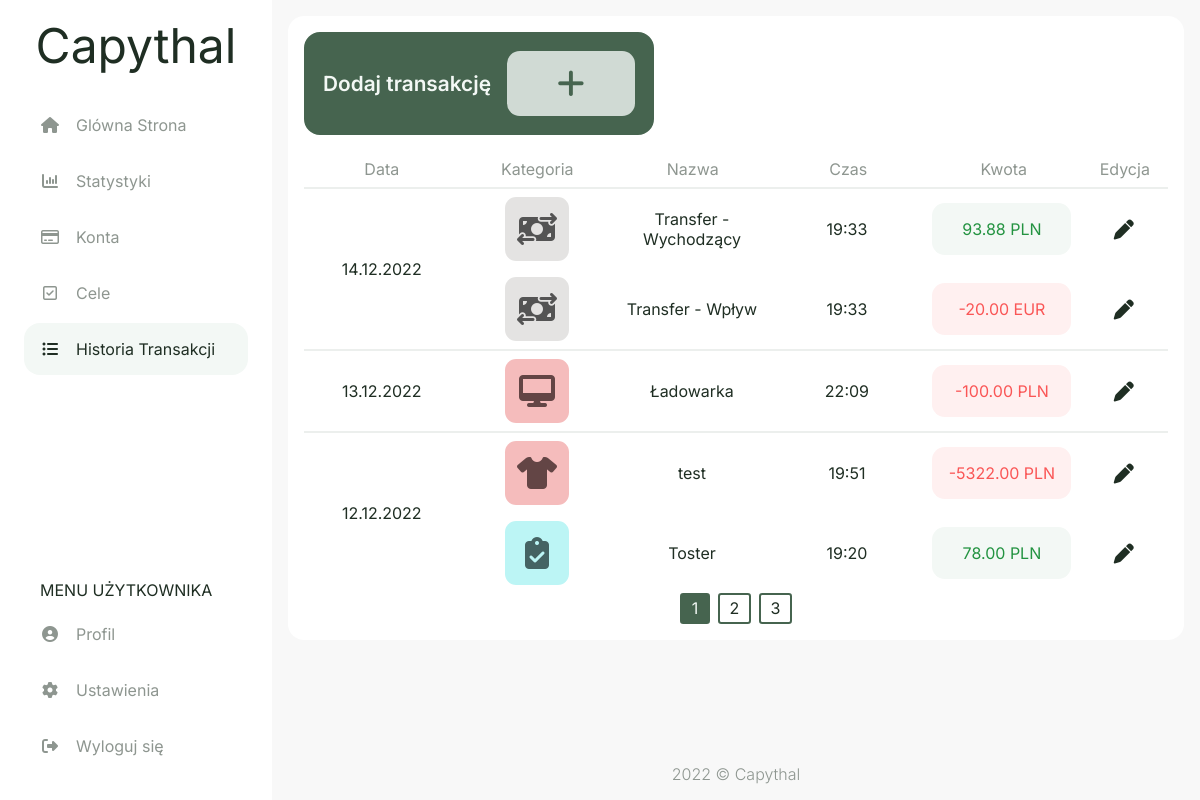
The app's page /history (signed in), older data.
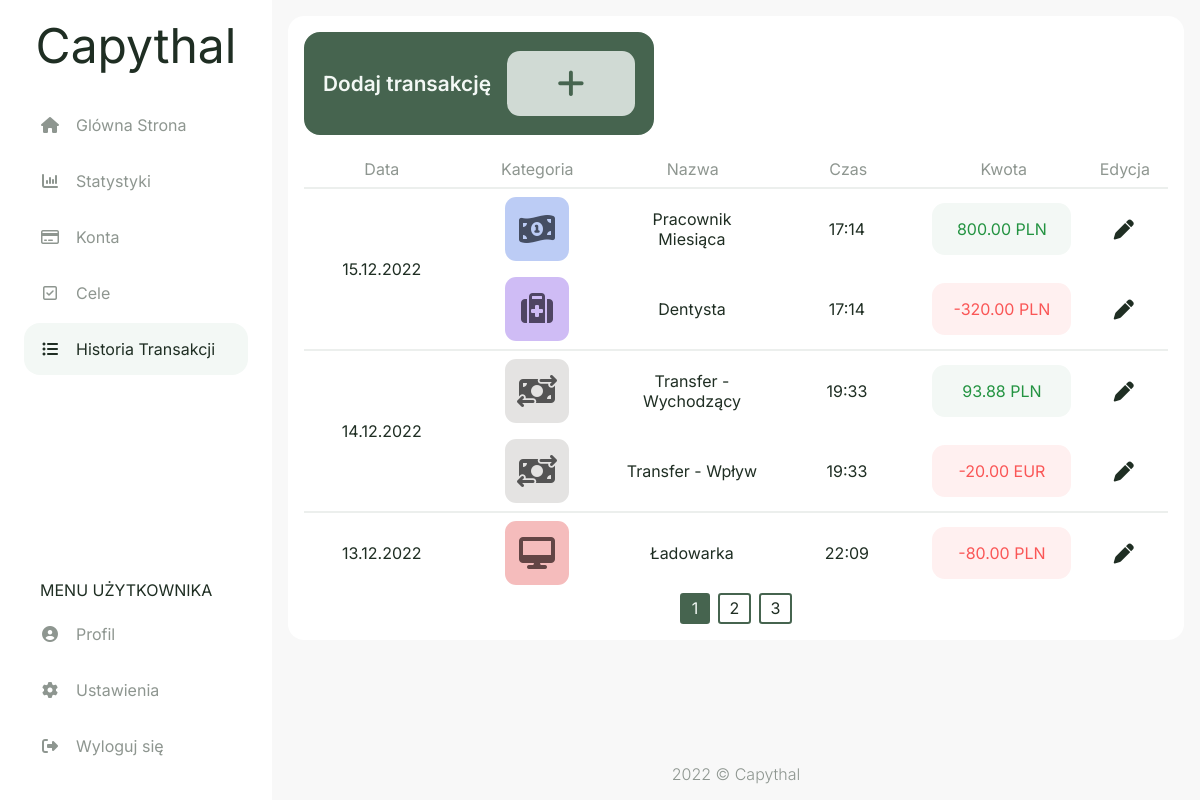
The same page, newer data.
### capythal/models.py (models this page shows, shortened)
class transaction(db.Model):
    id = db.Column(db.Integer, primary_key=True)
    account_id = db.Column(db.Integer, db.ForeignKey('account.id'), nullable=False)
    category_id = db.Column(db.Integer, db.ForeignKey('category.id'), nullable=False)
    tr_type_id = db.Column(db.Integer, db.ForeignKey('tr_type.id'), nullable=False)
    name = db.Column(db.String(50), nullable=False)
    amount = db.Column(db.Numeric(12,2), nullable=False)
    date = db.Column(db.Date, nullable=False , default=datetime.today)
    time = db.Column(db.Time, nullable=False , default=datetime.now().time())

class style(db.Model):
    id = db.Column(db.Integer, primary_key=True)
    name = db.Column(db.String(20), nullable=False)
    name_pl = db.Column(db.String(20), nullable=False)
    category = db.relationship("category", backref="style", lazy=True)
    account = db.relationship("account", backref="style", lazy=True)
    goal = db.relationship("goal", backref="style", lazy=True)

class category(db.Model):
    id = db.Column(db.Integer, primary_key=True)
    style_id = db.Column(db.Integer, db.ForeignKey('style.id'), nullable=False)
    tr_type_id = db.Column(db.Integer, db.ForeignKey('tr_type.id'), nullable=False)
    name = db.Column(db.String(20), nullable=False)
    icon = db.Column(db.String(20), nullable=False)
    transaction = db.relationship("transaction", backref="category", lazy=True)

class currency(db.Model):
    id = db.Column(db.Integer, primary_key=True)
    name = db.Column(db.String(20), nullable=False)
    account = db.relationship("account", backref="currency", lazy=True)
    settings = db.relationship("settings", backref="currency", lazy=True)

### capythal/routes.py (the view, shortened to what this page needs)
@app.route('/history', methods=['GET', 'POST'])
@login_required
def history():
    form_inc_add = addIncTrForm()
    form_exp_add = addExpTrForm()
    form_trf_add = addTrfTrForm()
    form_edit = editTrForm()
    page = request.args.get('page',1,type=int)
    transactions = db.session.query(transaction,tr_type,account,currency,category,style).join(tr_type, transaction.tr_type_id==tr_type.id).join(account, transaction.account_id==account.id).join(currency, currency.id==account.currency_id).join(category, transaction.category_id==category.id).join(style, category.style_id==style.id).filter(account.user_id == current_user.id).order_by(desc(transaction.date)).paginate(page=page, per_page=5)
    tr_dates = []
    for tr_date in transactions.items:
        if not tr_date.transaction.date in tr_dates:
            tr_dates.append(tr_date.transaction.date)
    inc_cat_list = db.session.query(category).filter(category.tr_type_id == 2)
    form_inc_add.inc_category.choices = [(i.id, i.name) for i in inc_cat_list]
    exp_cat_list = db.session.query(category).filter(category.tr_type_id == 1)
    form_exp_add.exp_category.choices = [(i.id, i.name) for i in exp_cat_list]
    user_accs = db.session.query(account,acc_type,currency).join(acc_type).join(style).join(currency).filter(account.user_id == current_user.id)
    accs_list = [(i.account.id, f"{i.account.fin_inst} - {i.acc_type.name} {i.currency.name}") for i in user_accs]
    form_inc_add.account.choices = accs_list
    form_exp_add.account.choices = accs_list
    form_trf_add.account_f.choices = accs_list
    form_trf_add.account_to.choices = accs_list
    return render_template("history.html", transactions = transactions, tr_dates = tr_dates, accs_list = accs_list, inc_cat_list = inc_cat_list, exp_cat_list = exp_cat_list, form_inc_add = form_inc_add, form_exp_add = form_exp_add, form_trf_add = form_trf_add, form_edit = form_edit)

### capythal/models.py (called while the page is built)
@login_manager.user_loader
def load_user(user_id):
    return user.query.get(int(user_id))

### capythal/templates/history.html (shortened to what this page needs)
{% extends "layout.html" %}
{% set active_page = "history" %}
{% block head %}
  {{ super() }}
  <link rel="stylesheet" href="{{ url_for('static', filename='css/history.css') }}">
  <link rel="stylesheet" href="{{ url_for('static', filename='css/modals/f-modal.css') }}">
  <link rel="stylesheet" href="{{ url_for('static', filename='css/modals/tr-modal.css') }}">
  <link rel="stylesheet" href="{{ url_for('static', filename='css/modals/etr-modal.css') }}">
{% endblock %}
{% block content %}
<div class="history-flexbox bg-white">
  <div class="buttons">
    <a href="#modal-add" class="add-tr-btn fs-3">
      <span class="fw-semibold">Dodaj transakcję</span>
      <span class="tr-plus fa fa-fw fa-xl fa-plus bg-success-secondary"></span>
    </a>
  </div>
  <div class="table-container" role="table" aria-label="Destinations">
    <div class="flex-table header" role="rowgroup">
      <div class="flex-row first-header" role="columnheader">Data</div>
      <div class="flex-row" role="columnheader">Kategoria</div>
      <div class="flex-row" role="columnheader">Nazwa</div>
      <div class="flex-row" role="columnheader">Czas</div>
      <div class="flex-row" role="columnheader">Kwota</div>
      <div class="flex-row-edit" role="columnheader">Edycja</div>
    </div>
    {% for tr_date in tr_dates %}
    <div class="flex-table row" role="rowgroup">
      <div class="flex-row rowspan first">{{ tr_date.strftime("%d.%m.%Y") }}</div>
      <div class="column">
        {% for transaction,tr_type,account,currency,category,style in transactions.items %}
          {% if transaction.date == tr_date %}
          <div class="flex-row">
            <div class="flex-cell" role="cell">
              <div class="category-square style-{{ style.name }} my-auto">
                <span class="fa fa-lg fa-{{ category.icon }}"></span>
              </div>
            </div>
            <div class="flex-cell" role="cell">{{ transaction.name }}</div>
            <div class="flex-cell cell-time" role="cell">{{ transaction.time.strftime("%-H:%M") }}</div>
            <div class="flex-cell cell-amount" role="cell">
              <div class="amount {% if tr_type.name == 'Wydatek' %}{{ 'bg-danger fc-danger' }}{% else %}{{ 'bg-success fc-success' }}{% endif %}">
                {% if tr_type.name == 'Wydatek' %}{{ "-" }}{% endif %}{{ transaction.amount }} {{ currency.name }}
              </div>
            </div>
            <div class="flex-cell-edit" role="cell">
              <a href="#modal-edit{{ transaction.id }}" class="fa fa-lg fa-pen"></a>
            </div>
          </div>
          {% endif %}
        {% endfor %}
      </div>
    </div>
    {% endfor %}
    <div class="pagination">
    {% for page_num in transactions.iter_pages(left_edge=1, right_edge=1, left_current=1, right_current=2) %}
      {% if page_num %}
        {% if transactions.page == page_num %}
          <a href="{{ url_for('history', page=page_num) }}" class="page-btn-active">{{ page_num }}</a>
        {% else %}
          <a href="{{ url_for('history', page=page_num) }}" class="page-btn">{{ page_num }}</a>
        {% endif %}
      {% else %}
        ...
      {% endif %}
    {% endfor %}
    </div>
  </div>
</div>
{% endblock %}

### capythal/templates/layout.html (shortened to what this page needs)
<!doctype html>
<html lang="pl">
  <head>
    {% block head %}
    <link rel="stylesheet" href="{{ url_for('static', filename='css/style.css') }}">
    {% endblock %}
  </head>
  <body>
    <aside id="navbar" class="navbar">
      <a class="logo fs-1" href="{{ url_for('home') }}">Capythal</a>
      <ul class="navbar-list-top">
        <li class="menu-button {{ 'active' if active_page == 'home' else '' }}">
          <a href="{{ url_for('home') }}" class="menu-button-link">
            <span class="fa fa-fw fa-home my-auto"></span>
            <span class="ml-1 fs-4">Glówna Strona</span>
          </a>
        </li>
        <li class="menu-button {{ 'active' if active_page == 'stats' else '' }}">
          <a href="{{ url_for('stats') }}" class="menu-button-link">
            <span class="fa fa-fw fa-bar-chart my-auto"></span>
            <span class="ml-1 fs-4">Statystyki</span>
          </a>
        </li>
        <li class="menu-button {{ 'active' if active_page == 'accounts' else '' }}">
          <a href="{{ url_for('accounts') }}" class="menu-button-link">
            <span class="fa fa-fw fa-credit-card my-auto"></span>
            <span class="ml-1 fs-4">Konta</span>
          </a>
        </li>
        <li class="menu-button {{ 'active' if active_page == 'goals' else '' }}">
          <a href="{{ url_for('goals') }}" class="menu-button-link">
            <span class="fa fa-fw fa-check-square-o my-auto"></span>
            <span class="ml-1 fs-4">Cele</span>
          </a>
        </li>
        <li class="menu-button {{ 'active' if active_page == 'history' else '' }}">
          <a href="{{ url_for('history') }}" class="menu-button-link">
            <span class="fa fa-fw fa-list-ul my-auto"></span>
            <span class="ml-1 fs-4">Historia Transakcji</span>
          </a>
        </li>
      </ul>
      <ul class="navbar-list-bottom">
        <li class="nav-item">
          <span class="ml-1 fs-4">MENU UŻYTKOWNIKA</span>
        </li>
        <li class="menu-button">
          <a href="{{ url_for('userpage') }}" class="menu-button-link">
            <span class="fa fa-fw fa-user-circle my-auto"></span>
            <span class="ml-1 fs-4">Profil</span>
          </a>
        </li>
        <li class="menu-button">
          <a href="" class="menu-button-link">
            <span class="fa fa-fw fa-cog my-auto"></span>
            <span class="ml-1 fs-4">Ustawienia</span>
          </a>
        </li>
        <li class="menu-button">
          <a href="{{ url_for('logout') }}" class="menu-button-link">
            <span class="fa fa-fw fa-sign-out my-auto"></span>
            <span class="ml-1 fs-4">Wyloguj się</span>
          </a>
        </li>
      </ul>
    </aside>
    <main class="main-content">
      {%block content%}
      {%endblock%}
    </main>
    <footer class="fc-secondary fw-light">
      2022 © Capythal
    </footer>
  </body>
</html>

### capythal/static/css/style.css (style rules this page uses)
html, body { padding: 0; margin: 0; }
html { height: 100%; font-family: 'Inter', sans-serif; width: 100%; }
body { background-color: #F8F8F8; color: #1F2E23; min-height: 100vh; display: flex; flex-direction: column; }
* { box-sizing: border-box; }
aside { background-color: #FFFFFF; }
a { color: #1F2E23; cursor: pointer; text-decoration: none; }
.bg-white { background-color: #FFFFFF; }
.bg-success { background-color: #F3F8F5; }
.bg-danger { background-color: #FFF0F0; }
.bg-success-secondary { background-color: #D0DAD4; }
.style-red { color: hsl(0, 18%, 33%); background-color: hsl(0, 75%, 85%); }
.style-blue { color: hsl(223, 18%, 33%); background-color: hsl(223, 75%, 85%); }
.style-violet { color: hsl(260, 18%, 33%); background-color: hsl(260, 75%, 85%); }
.style-grey { color: hsl(0, 0%, 33%); background-color: hsl(40, 5%, 89%) }
.fc-success { color: #239341; }
.fc-danger { color: #FA5656; }
.fc-secondary { color: #8E9690; }
.fw-light { font-weight: 300 !important; }
.fw-semibold { font-weight: 600 !important; }
.ml-1 { margin-left: 1rem !important; }
.my-auto { margin: auto 0; }
.navbar { transition: all 0.4s ease-in-out; }
.main-content { height: 100%; }
.navbar { display: flex; flex-direction: column; position: fixed; top: 0; bottom: 0; width: 0; opacity: 0; height: 100%; max-width: 75%; overflow-y: auto; z-index: 101; }
.logo { display: none; margin: 1rem auto 0; }
.tr-plus { color: #46644F; margin: auto; }
.navbar-list-top, .navbar-list-bottom { width: 100%; padding: 1.5rem; list-style: none }
.navbar-list-top { margin-top: 0; margin-bottom: auto; }
.navbar-list-bottom { margin-bottom: 0; }
.nav-item { margin: 0.5rem 0; }
.active { border-radius: 1rem; background-color: #F3F8F5; }
.active a { color: #1F2E23 !important; }
.menu-button a { margin-bottom: 0.25rem; color: #8E9690; }
.menu-button-link { display: flex; padding: 1rem; }
.category-square { font-size: 1rem; height: 3rem; border-radius: 0.7rem; display: flex; aspect-ratio: 1/1; }
.category-square > * { margin: auto; }
footer { margin-top: auto; display: flex; margin-bottom: 1rem; justify-content: center; }
.fs-1 { font-size: 2rem; }
.fs-3 { font-size: 1rem; }
.fs-4 { font-size: 0.8rem; }
@media (min-width: 500px) { .category-square { font-size: 1.6rem; height: 4rem; } }
@media (min-width: 500px) { .fs-1 { font-size: 3rem; } }
@media (min-width: 500px) { .fs-3 { font-size: 1.5rem; } }
@media (min-width: 500px) { .fs-4 { font-size: 1.2rem ; } }
@media (min-width: 800px) { .navbar { width: 100%; opacity: 1; max-width: 17rem; } }
@media (min-width: 800px) { footer { margin-left: 17rem; } }
@media (min-width: 800px) { .add-tr, .logo { display: block; } }
@media (min-width: 800px) { .main-content { margin-left: 17rem; } }
@media (min-width: 800px) { .fs-1 { font-size: 3rem; } }
@media (min-width: 800px) { .fs-3 { font-size: 1.3rem; } }
@media (min-width: 800px) { .fs-4 { font-size: 1rem; } }

Row changes from the older to the newer data that the page shows:
no longer on this page (row unchanged): transaction: strftime "12.12.2022", value "-", name "PLN"
removed transaction: name "PLN", shown under "12.12.2022"
added transaction: strftime "15.12.2022", name "PLN"
added transaction: value "-", name "PLN", shown under "15.12.2022"
changed transaction "Ładowarka": amount "100.00" → "80.00"
